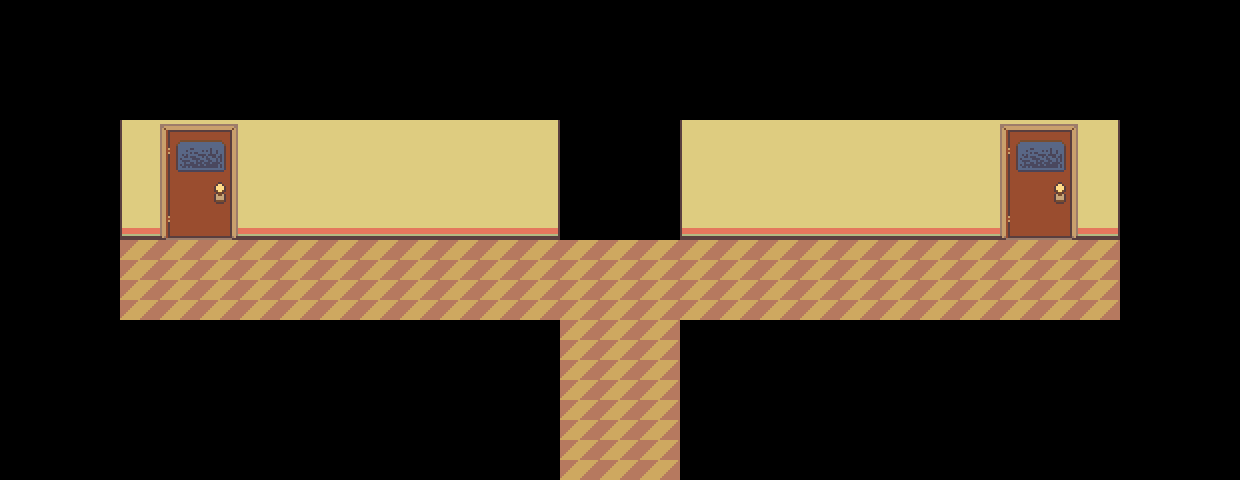

Tiled map render using the project's own tile images. Description and the whole map definition, tile-layer contents included, below:
An orthogonal 31x12 tile map with 40x40 px tiles, 2 tile layers (Tile Layer 1, Tile Layer 2) and 15 objects (2x transition, 2x interactable, spawn, entry_down, darkdoor).

<map version="1.10" tiledversion="1.10.2" orientation="orthogonal" renderorder="right-down" width="31" height="12" tilewidth="40" tileheight="40" infinite="0" backgroundcolor="#000000" nextlayerid="19" nextobjectid="104">
 <editorsettings>
  <export target="schooldoor.lua" format="lua" />
 </editorsettings>
 <properties>
  <property name="light" type="bool" value="true" />
  <property name="music" value="mus_school" />
  <property name="name" value="School" />
 </properties>
 <tileset firstgid="1" source="../../tilesets/schooltiles.tsx" />
 <layer id="17" name="Tile Layer 1" width="31" height="12">
  <data encoding="csv">
0,0,0,0,0,0,0,0,0,0,0,0,0,0,0,0,0,0,0,0,0,0,0,0,0,0,0,0,0,0,0,
0,0,0,0,0,0,0,0,0,0,0,0,0,0,0,0,0,0,0,0,0,0,0,0,0,0,0,0,0,0,0,
0,0,0,0,0,0,0,0,0,0,0,0,0,0,0,0,0,0,0,0,0,0,0,0,0,0,0,0,0,0,0,
0,0,0,28,2,2,2,2,2,2,2,2,2,30,0,0,0,28,2,2,2,2,2,2,2,2,2,30,0,0,0,
0,0,0,28,2,2,2,2,2,2,2,2,2,30,0,0,0,28,2,2,2,2,2,2,2,2,2,30,0,0,0,
0,0,0,10,11,11,11,11,11,11,11,11,11,12,0,0,0,10,11,11,11,11,11,11,11,11,11,12,0,0,0,
0,0,0,1,1,1,1,1,1,1,1,1,1,1,1,1,1,1,1,1,1,1,1,1,1,1,1,1,0,0,0,
0,0,0,1,1,1,1,1,1,1,1,1,1,1,1,1,1,1,1,1,1,1,1,1,1,1,1,1,0,0,0,
0,0,0,0,0,0,0,0,0,0,0,0,0,0,1,1,1,0,0,0,0,0,0,0,0,0,0,0,0,0,0,
0,0,0,0,0,0,0,0,0,0,0,0,0,0,1,1,1,0,0,0,0,0,0,0,0,0,0,0,0,0,0,
0,0,0,0,0,0,0,0,0,0,0,0,0,0,1,1,1,0,0,0,0,0,0,0,0,0,0,0,0,0,0,
0,0,0,0,0,0,0,0,0,0,0,0,0,0,1,1,1,0,0,0,0,0,0,0,0,0,0,0,0,0,0
</data>
 </layer>
 <layer id="18" name="Tile Layer 2" width="31" height="12">
  <data encoding="csv">
0,0,0,0,0,0,0,0,0,0,0,0,0,0,0,0,0,0,0,0,0,0,0,0,0,0,0,0,0,0,0,
0,0,0,0,0,0,0,0,0,0,0,0,0,0,0,0,0,0,0,0,0,0,0,0,0,0,0,0,0,0,0,
0,0,0,0,0,0,0,0,0,0,0,0,0,0,0,0,0,0,0,0,0,0,0,0,0,0,0,0,0,0,0,
0,0,0,0,4,5,0,0,0,0,0,0,0,0,0,0,0,0,0,0,0,0,0,0,0,4,5,0,0,0,0,
0,0,0,0,13,14,0,0,0,0,0,0,0,0,0,0,0,0,0,0,0,0,0,0,0,13,14,0,0,0,0,
0,0,0,0,22,23,0,0,0,0,0,0,0,0,0,0,0,0,0,0,0,0,0,0,0,22,23,0,0,0,0,
0,0,0,0,0,0,0,0,0,0,0,0,0,0,0,0,0,0,0,0,0,0,0,0,0,0,0,0,0,0,0,
0,0,0,0,0,0,0,0,0,0,0,0,0,0,0,0,0,0,0,0,0,0,0,0,0,0,0,0,0,0,0,
0,0,0,0,0,0,0,0,0,0,0,0,0,0,0,0,0,0,0,0,0,0,0,0,0,0,0,0,0,0,0,
0,0,0,0,0,0,0,0,0,0,0,0,0,0,0,0,0,0,0,0,0,0,0,0,0,0,0,0,0,0,0,
0,0,0,0,0,0,0,0,0,0,0,0,0,0,0,0,0,0,0,0,0,0,0,0,0,0,0,0,0,0,0,
0,0,0,0,0,0,0,0,0,0,0,0,0,0,0,0,0,0,0,0,0,0,0,0,0,0,0,0,0,0,0
</data>
 </layer>
 <objectgroup color="#0000ff" id="4" name="collision" opacity="0.5">
  <object id="89" x="120" y="320" width="440" height="40" />
  <object id="90" x="80" y="240" width="40" height="80" />
  <object id="91" x="120" y="200" width="880" height="40" />
  <object id="94" x="1080" y="200" width="40" height="40" />
  <object id="95" x="1120" y="240" width="40" height="80" />
  <object id="96" x="680" y="320" width="440" height="40" />
  <object id="97" x="680" y="360" width="40" height="120" />
  <object id="98" x="520" y="360" width="40" height="120" />
 </objectgroup>
 <objectgroup color="#7f00ff" id="3" name="markers">
  <object id="16" name="spawn" x="600" y="320" width="40" height="40" />
  <object id="55" name="entry_down" x="620" y="440">
   <point />
  </object>
 </objectgroup>
 <objectgroup color="#ff00ff" id="2" name="objects">
  <object id="54" name="transition" x="560" y="460" width="120" height="40">
   <properties>
    <property name="map" value="schooldoor" />
    <property name="marker" value="entry_down" />
   </properties>
  </object>
  <object id="84" name="interactable" x="160" y="200" width="81" height="40">
   <properties>
    <property name="text" value="* (The door is locked.)" />
   </properties>
  </object>
  <object id="100" name="interactable" x="560" y="200" width="120" height="40">
   <properties>
    <property name="cutscene" value="enterdark" />
   </properties>
  </object>
  <object id="101" name="darkdoor" x="576" y="124" width="88" height="112" />
  <object id="102" name="transition" x="1000" y="200" width="80" height="40">
   <properties>
    <property name="map" value="schooldoor" />
    <property name="marker" value="entry_down" />
   </properties>
  </object>
 </objectgroup>
</map>
